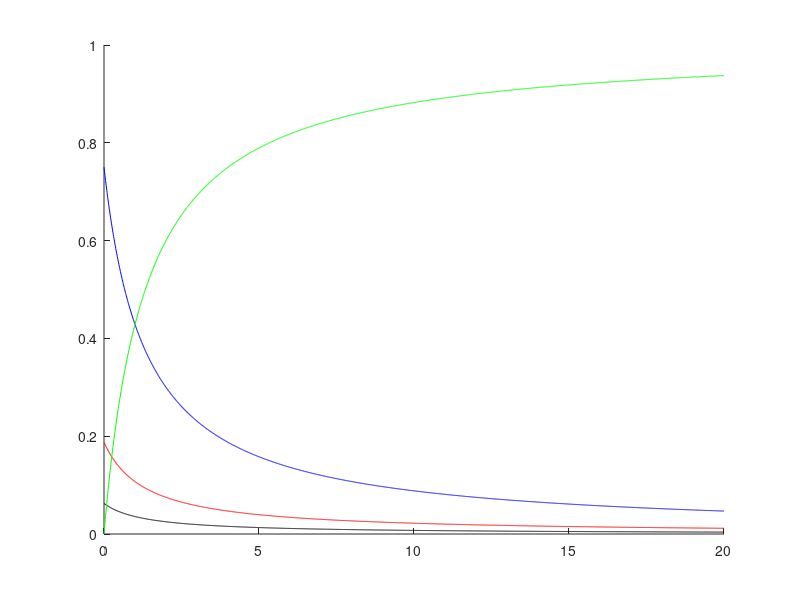
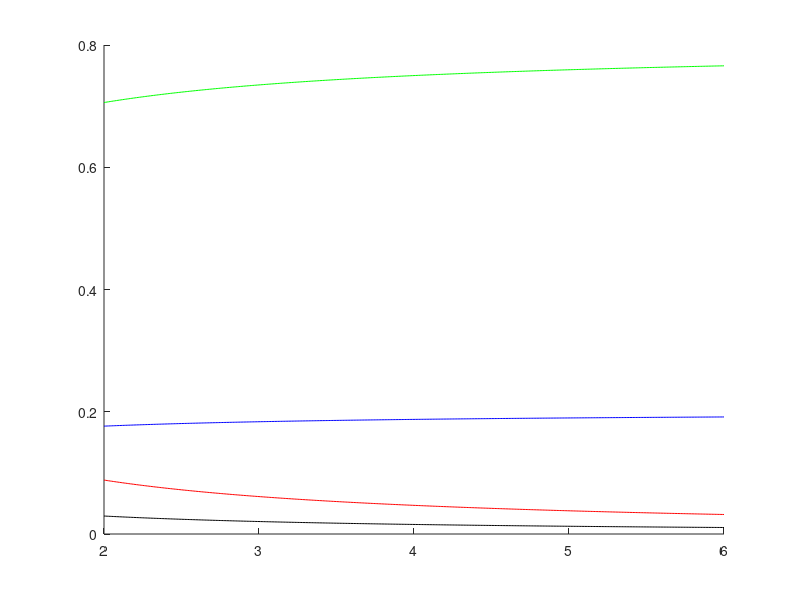
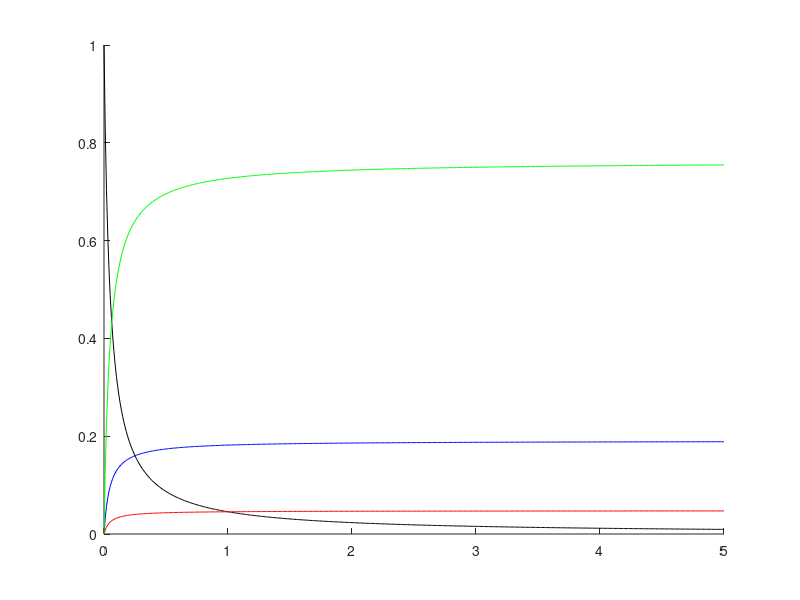

The MATLAB script that drew these images, in order:
clear all
close all
clc
k1=3;k2=4;
k3=[0:0.01:20];
y1=1./(1+k1+k1.*k2+k1.*k2.*k3);
y2=k1./(1+k1+k1.*k2+k1.*k2.*k3);
y3=k1.*k2./(1+k1+k1.*k2+k1.*k2.*k3);
y4=k1.*k2.*k3./(1+k1+k1.*k2+k1.*k2.*k3);
figure
hold on
plot(k3,y1,'color','black')
plot(k3,y2,'color','red')
plot(k3,y3,'color','blue')
plot(k3,y4,'color','green');

clear all
k1=3;k3=4;
k2=[2:0.01:6];
y1=1./(1+k1+k1.*k2+k1.*k2.*k3);
y2=k1./(1+k1+k1.*k2+k1.*k2.*k3);
y3=k1.*k2./(1+k1+k1.*k2+k1.*k2.*k3);
y4=k1.*k2.*k3./(1+k1+k1.*k2+k1.*k2.*k3);
figure
hold on
plot(k2,y1,'color','black')
plot(k2,y2,'color','red')
plot(k2,y3,'color','blue')
plot(k2,y4,'color','green');

clear all
k3=4;k2=4;
k1=[0:0.01:5];
y1=1./(1+k1+k1.*k2+k1.*k2.*k3);
y2=k1./(1+k1+k1.*k2+k1.*k2.*k3);
y3=k1.*k2./(1+k1+k1.*k2+k1.*k2.*k3);
y4=k1.*k2.*k3./(1+k1+k1.*k2+k1.*k2.*k3);
figure
hold on
plot(k1,y1,'color','black')
plot(k1,y2,'color','red')
plot(k1,y3,'color','blue')
plot(k1,y4,'color','green');

